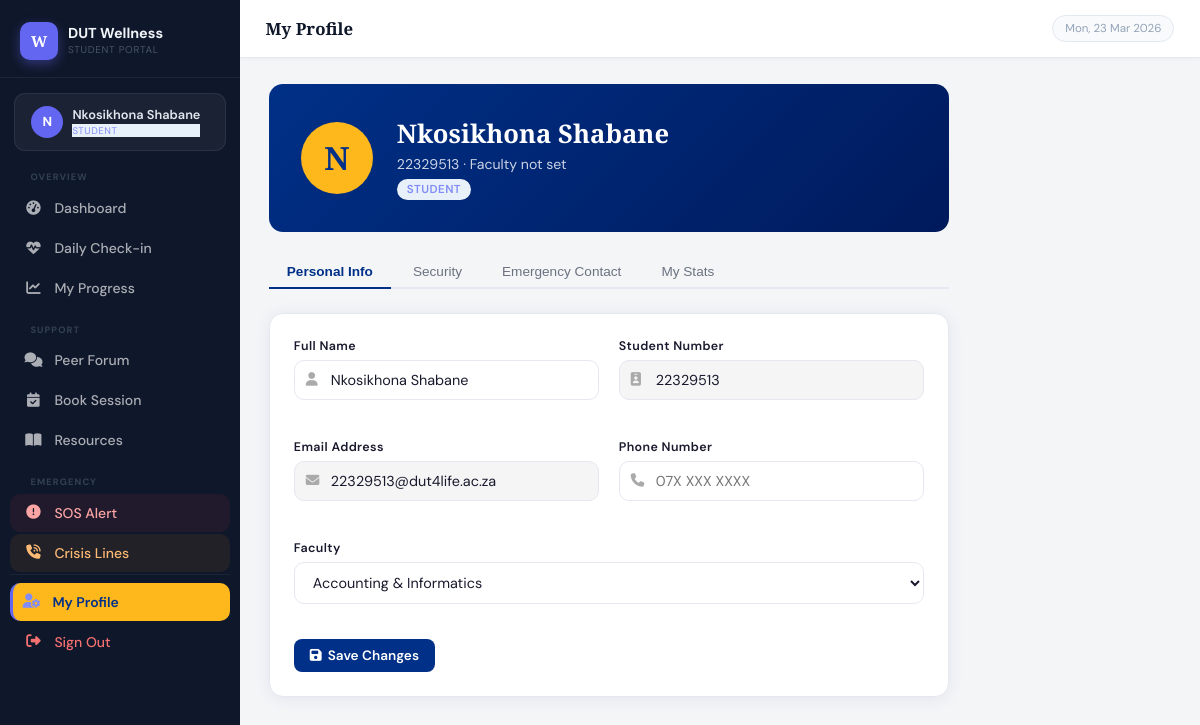
Page /profile (signed in) on the committed database.
### app.py (models this page shows, shortened)
class User(db.Model):
    id = db.Column(db.Integer, primary_key=True)
    student_number = db.Column(db.String(20), unique=True, nullable=False)
    full_name = db.Column(db.String(100), nullable=False)
    email = db.Column(db.String(120), unique=True, nullable=False)
    password_hash = db.Column(db.String(256), nullable=False)
    role = db.Column(db.String(20), default='student')
    faculty = db.Column(db.String(100))
    phone = db.Column(db.String(20))
    emergency_contact = db.Column(db.String(100))
    emergency_phone = db.Column(db.String(20))
    is_active = db.Column(db.Boolean, default=True)
    created_at = db.Column(db.DateTime, default=datetime.utcnow)
    reset_token = db.Column(db.String(100))
    reset_token_expiry = db.Column(db.DateTime)
    checkins = db.relationship('CheckIn', backref='user', lazy=True,
                               foreign_keys='CheckIn.user_id')
    posts = db.relationship('ForumPost', backref='author', lazy=True,
                            foreign_keys='ForumPost.user_id')
    bookings = db.relationship('Booking', backref='student', lazy=True,
                               foreign_keys='Booking.student_id')
    counsellor_bookings = db.relationship('Booking', backref='counsellor', lazy=True,
                                          foreign_keys='Booking.counsellor_id')
    sos_alerts = db.relationship('SOSAlert', backref='user', lazy=True,
                                 foreign_keys='SOSAlert.user_id')
    sos_responses = db.relationship('SOSAlert', backref='responder', lazy=True,
                                    foreign_keys='SOSAlert.responded_by')
    @property
    def is_authenticated(self): return True

### app.py (the view, shortened to what this page needs)
@app.route('/profile', methods=['GET', 'POST'])
@login_required
def profile():
    return render_template('profile.html')

### app.py (called while the page is built)
@login_manager.user_loader
def load_user(user_id):
    return User.query.get(int(user_id))

@app.context_processor
def inject_now():
    return {'now': datetime.utcnow()}

### templates/profile.html (shortened to what this page needs)
{% extends "base.html" %}
{% block page_title %}My Profile{% endblock %}
{% block content %}
<div style="max-width:680px;">
  <div class="profile-header mb-3">
    <div class="profile-avatar">{{ current_user.full_name[0] }}</div>
    <div>
      <h2 style="font-family:'Playfair Display',serif;font-size:1.6rem;margin-bottom:4px;">{{ current_user.full_name }}</h2>
      <p style="opacity:0.8;font-size:0.88rem;">{{ current_user.student_number }} · {{ current_user.faculty or 'Faculty not set' }}</p>
      <span class="badge badge-{{ current_user.role }}" style="margin-top:6px;">{{ current_user.role|title }}</span>
    </div>
  </div>
  <div class="tab-container">
    <div class="tabs">
      <button class="tab-btn active" data-tab="info">Personal Info</button>
      <button class="tab-btn" data-tab="security">Security</button>
      <button class="tab-btn" data-tab="emergency">Emergency Contact</button>
      <button class="tab-btn" data-tab="stats">My Stats</button>
    </div>
    <form method="POST" action="{{ url_for('profile') }}">
      <div class="tab-pane active" id="tab-info">
        <div class="card">
          <div class="grid-2">
            <div class="form-group">
              <label class="form-label">Full Name</label>
              <div class="input-wrap">
              <input type="text" name="full_name" class="form-control" value="{{ current_user.full_name }}"></div>
            </div>
            <div class="form-group">
              <label class="form-label">Student Number</label>
              <div class="input-wrap">
              <input type="text" class="form-control" value="{{ current_user.student_number }}" disabled style="background:#f5f5f5;"></div>
            </div>
            <div class="form-group">
              <label class="form-label">Email Address</label>
              <div class="input-wrap">
              <input type="email" class="form-control" value="{{ current_user.email }}" disabled style="background:#f5f5f5;"></div>
            </div>
            <div class="form-group">
              <label class="form-label">Phone Number</label>
              <div class="input-wrap">
              <input type="tel" name="phone" class="form-control" value="{{ current_user.phone or '' }}" placeholder="07X XXX XXXX"></div>
            </div>
            <div class="form-group" style="grid-column:span 2">
              <label class="form-label">Faculty</label>
              <select name="faculty" class="form-select">
                {% for f in ['Accounting & Informatics','Applied Sciences','Arts & Design','Engineering & Built Environment','Health Sciences','Management Sciences'] %}
                <option value="{{ f }}" {% if current_user.faculty == f %}selected{% endif %}>{{ f }}</option>
                {% endfor %}
              </select>
            </div>
          </div>
          <button type="submit" class="btn btn-primary mt-2"><i class="fa-solid fa-save"></i> Save Changes</button>
        </div>
      </div>
    </form>
  </div>
</div>
{% endblock %}

### templates/base.html (shortened to what this page needs)
<!DOCTYPE html>
<html lang="en">
<head>
  <link href="https://cdnjs.cloudflare.com/ajax/libs/font-awesome/6.5.0/css/all.min.css" rel="stylesheet">
  <link rel="stylesheet" href="{{ url_for('static', filename='css/main.css') }}">
</head>
<body>
{% if current_user.is_authenticated %}
  <nav class="sidebar" id="sidebar">
    <div class="sidebar-logo">
      <div class="logo-mark">W</div>
      <div class="logo-text">
        <span class="logo-main">DUT Wellness</span>
        <span class="logo-sub">Student Portal</span>
      </div>
    </div>
    <div class="sidebar-user">
      <div class="user-avatar">{{ current_user.full_name[0] }}</div>
      <div class="user-info">
        <span class="user-name">{{ current_user.full_name }}</span>
        <span class="user-role badge-{{ current_user.role }}">{{ current_user.role | title }}</span>
      </div>
    </div>
    <ul class="nav-links">
      {% if current_user.role == 'student' %}
        <li><div class="nav-section">Overview</div></li>
        <li>
          <a href="{{ url_for('student_dashboard') }}"
             class="{% if request.endpoint == 'student_dashboard' %}active{% endif %}">
            <i class="fa-solid fa-gauge-high"></i><span>Dashboard</span>
          </a>
        </li>
        <li>
          <a href="{{ url_for('checkin') }}"
             class="{% if request.endpoint == 'checkin' %}active{% endif %}">
            <i class="fa-solid fa-heart-pulse"></i><span>Daily Check-in</span>
          </a>
        </li>
        <li>
          <a href="{{ url_for('checkin_history') }}"
             class="{% if request.endpoint == 'checkin_history' %}active{% endif %}">
            <i class="fa-solid fa-chart-line"></i><span>My Progress</span>
          </a>
        </li>
        <li><div class="nav-section">Support</div></li>
        <li>
          <a href="{{ url_for('forum') }}"
             class="{% if 'forum' in request.endpoint %}active{% endif %}">
            <i class="fa-solid fa-comments"></i><span>Peer Forum</span>
          </a>
        </li>
        <li>
          <a href="{{ url_for('booking') }}"
             class="{% if request.endpoint == 'booking' %}active{% endif %}">
            <i class="fa-solid fa-calendar-check"></i><span>Book Session</span>
          </a>
        </li>
        <li>
          <a href="{{ url_for('resources') }}"
             class="{% if request.endpoint == 'resources' %}active{% endif %}">
            <i class="fa-solid fa-book-open"></i><span>Resources</span>
          </a>
        </li>
        <li><div class="nav-section">Emergency</div></li>
        <li class="nav-emergency">
          <a href="{{ url_for('sos') }}">
            <i class="fa-solid fa-circle-exclamation"></i><span>SOS Alert</span>
          </a>
        </li>
        <li class="nav-emergency-alt">
          <a href="{{ url_for('crisis') }}">
            <i class="fa-solid fa-phone-volume"></i><span>Crisis Lines</span>
          </a>
        </li>
      {% endif %}
      <li class="nav-bottom">
        <a href="{{ url_for('profile') }}"
           class="{% if request.endpoint == 'profile' %}active{% endif %}">
          <i class="fa-solid fa-user-gear"></i><span>My Profile</span>
        </a>
      </li>
      <li>
        <a href="{{ url_for('logout') }}" style="color:#f87171 !important;">
          <i class="fa-solid fa-right-from-bracket"></i><span>Sign Out</span>
        </a>
      </li>
    </ul>
  </nav>
  <div class="main-wrap">
    <header class="topbar">
      <div class="topbar-title">{% block page_title %}{% endblock %}</div>
      <div class="topbar-right">
        <span class="topbar-date" id="topbar-date"></span>
      </div>
    </header>
    <main class="content-area">
      {% block content %}{% endblock %}
    </main>
  </div>
{% endif %}
</body>
</html>

### templates/base.html (style rules this page uses)
:root { --sidebar-w: 240px; --topbar-h: 58px; --sidebar-bg: #0f172a; --sidebar-hover: rgba(255,255,255,0.06); --sidebar-active-bg: rgba(99,102,241,0.18); --sidebar-active-txt: #a5b4fc; --sidebar-txt: #94a3b8; --sidebar-section: #334155; --accent: #6366f1; --topbar-bg: #ffffff; --content-bg: #f4f5f7; }
*, *::before, *::after { box-sizing: border-box; margin: 0; padding: 0; }
html, body { height: 100%; }
body { font-family: 'DM Sans', sans-serif; background: var(--content-bg); color: #0f172a; display: flex; min-height: 100vh; }
.sidebar { width: var(--sidebar-w); background: var(--sidebar-bg); position: fixed; top: 0; left: 0; bottom: 0; z-index: 200; display: flex; flex-direction: column; overflow-y: auto; overflow-x: hidden; transition: transform 0.3s cubic-bezier(0.4,0,0.2,1); }
.sidebar-logo { display: flex; align-items: center; gap: 10px; padding: 1.35rem 1.25rem 1.1rem; border-bottom: 1px solid rgba(255,255,255,0.06); flex-shrink: 0; }
.logo-mark { width: 38px; height: 38px; border-radius: 10px; background: var(--accent); display: flex; align-items: center; justify-content: center; font-family: 'Playfair Display', serif; font-size: 0.95rem; font-weight: 700; color: white; flex-shrink: 0; box-shadow: 0 4px 12px rgba(99,102,241,0.4); }
.logo-text .logo-main { display: block; color: #f1f5f9; font-size: 0.9rem; font-weight: 700; line-height: 1.2; }
.logo-text .logo-sub { display: block; color: #475569; font-size: 0.62rem; letter-spacing: 0.07em; text-transform: uppercase; }
.sidebar-user { margin: 0.9rem 0.9rem 0.4rem; background: rgba(255,255,255,0.05); border: 1px solid rgba(255,255,255,0.07); border-radius: 11px; padding: 0.75rem 1rem; display: flex; align-items: center; gap: 9px; flex-shrink: 0; }
.user-avatar { width: 32px; height: 32px; border-radius: 50%; background: var(--accent); color: white; font-weight: 700; font-size: 0.82rem; display: flex; align-items: center; justify-content: center; flex-shrink: 0; }
.user-info { min-width: 0; }
.user-name { display: block; color: #e2e8f0; font-size: 0.8rem; font-weight: 600; white-space: nowrap; overflow: hidden; text-overflow: ellipsis; }
.user-role { display: block; font-size: 0.6rem; text-transform: uppercase; letter-spacing: 0.06em; margin-top: 1px; }
.badge-student { color: #818cf8; }
.nav-section { font-size: 0.58rem; font-weight: 700; letter-spacing: 0.12em; text-transform: uppercase; color: var(--sidebar-section); padding: 0.9rem 1.25rem 0.3rem; }
.nav-links { list-style: none; padding: 0 0.65rem; flex: 1; }
.nav-links li { margin-bottom: 1px; }
.nav-links a { display: flex; align-items: center; gap: 9px; padding: 8px 12px; color: var(--sidebar-txt); text-decoration: none; border-radius: 9px; font-size: 0.8rem; font-weight: 500; transition: all 0.15s; }
.nav-links a i { width: 16px; text-align: center; font-size: 0.8rem; flex-shrink: 0; }
.nav-links a span { white-space: nowrap; overflow: hidden; }
.nav-links a.active { background: var(--sidebar-active-bg); color: var(--sidebar-active-txt); font-weight: 600; border-left: 3px solid var(--accent); padding-left: 9px; }
.nav-links a.active i { color: #818cf8; }
.nav-emergency a { color: #fca5a5 !important; background: rgba(239,68,68,0.08) !important; }
.nav-emergency-alt a { color: #fdba74 !important; background: rgba(245,158,11,0.08) !important; }
.nav-bottom { margin-top: auto; padding-top: 0.5rem; border-top: 1px solid rgba(255,255,255,0.05); }
.main-wrap { margin-left: var(--sidebar-w); flex: 1; display: flex; flex-direction: column; min-height: 100vh; }
.topbar { height: var(--topbar-h); background: var(--topbar-bg); border-bottom: 1px solid #e2e8f0; position: sticky; top: 0; z-index: 100; display: flex; align-items: center; padding: 0 1.6rem; gap: 1rem; box-shadow: 0 1px 4px rgba(0,0,0,0.04); flex-shrink: 0; }
.topbar-title { font-family: 'Playfair Display', serif; font-size: 1.05rem; font-weight: 600; color: #0f172a; flex: 1; }
.topbar-right { display: flex; align-items: center; gap: 10px; }
.topbar-date { font-size: 0.72rem; color: #94a3b8; background: #f8fafc; border: 1px solid #e2e8f0; padding: 5px 12px; border-radius: 20px; }
.content-area { padding: 1.6rem 1.8rem; flex: 1; max-width: 1400px; }

### rows in the picture
User: full_name "N", full_name "Nkosikhona Shabane", role "STUDENT", student_number "22329513", faculty "Faculty not set", email "22329513@dut4life.ac.za"

### other values in the picture
form field faculty "Accounting & Informatics"
